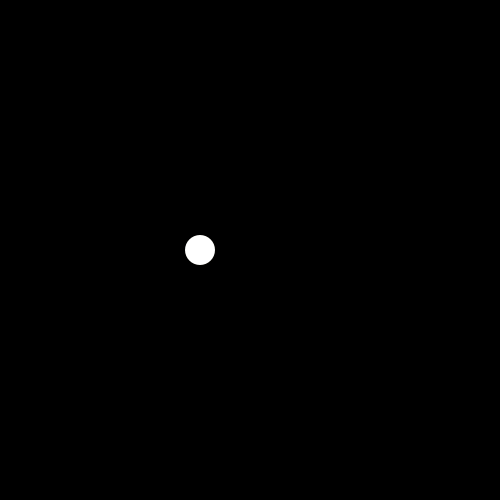
Frame 1 (no input)
Frame 60 (the mouse pressed at the canvas centre just before this capture): identical to frame 1, image omitted
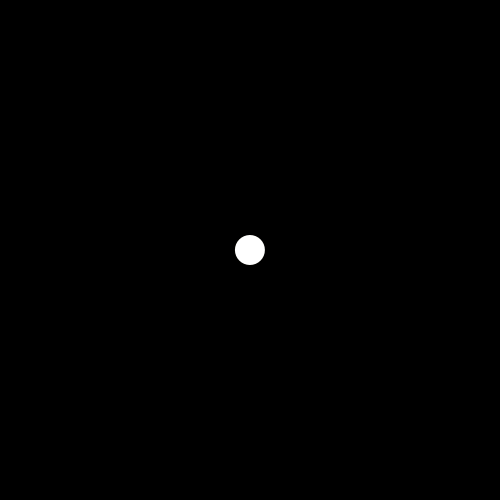
Frame 120 (the mouse held since frame 60 and released just before this capture)

The Processing sketch that drew these frames (run headless with seeded random() and noise(); from frame 60 on, the mouse is pressed at the canvas centre):

// Processing sketch: myszka05animacjaPlynna
// ── myszka05animacjaPlynna.pde
void setup()
{
  size(500, 500);
  background(0);
  frameRate(60);
  stroke(255,250,0, 3);
  strokeWeight(1);
}

float x=200;
float nx=200;
void draw()
{
  background(0);
  x = x + (nx - x)*0.1; 
  ellipse(x, 250, 30, 30);
}

void mousePressed()
{
  nx = mouseX;
}
